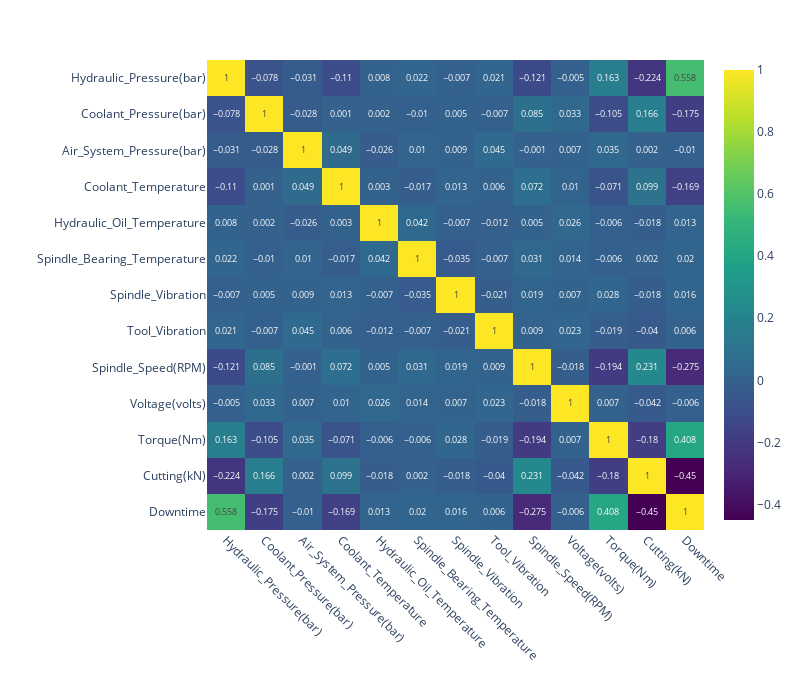

The cell this chart's notebook holds for it:
### Markdown cell above
The line graph demonstrated the fixed nature of the numerical features - none out of the 12 features have a strong fluctuation over time. This can imply that datetime does not directly affect the characteristics of the machines, leading to not affecting the machine downtime. Therefore, we decided to not consider 'Date' as a feature, in order to simplify the Machine Learning process.

### Code cell
numerical_corr = pd.concat([df[numerical], df['Downtime']], axis=1)
corr_num = numerical_corr.corr().round(3)
fig = px.imshow(
    corr_num,
    text_auto=True,    
    color_continuous_scale='Viridis',  
    aspect="auto",        
)

# Update layout for better readability
fig.update_layout(
    width=800,
    height=700,
    xaxis_title="",
    yaxis_title="",
    xaxis_tickangle=45,    
    font=dict(size=12))

### Figure 1 — Plotly figure (JSON) as saved in the notebook; plotly's stock layout.template omitted (floating-point values rounded to 4 significant figures; data arrays with more than 128 entries replaced by an {"elided": "..."} marker saying what was removed)
{"data": [{"coloraxis": "coloraxis", "hovertemplate": "x: %{x}<br>y: %{y}<br>color: %{z}<extra></extra>", "name": "0", "texttemplate": "%{z}", "type": "heatmap", "x": ["Hydraulic_Pressure(bar)", "Coolant_Pressure(bar)", "Air_System_Pressure(bar)", "Coolant_Temperature", "Hydraulic_Oil_Temperature", "Spindle_Bearing_Temperature", "Spindle_Vibration", "Tool_Vibration", "Spindle_Speed(RPM)", "Voltage(volts)", "Torque(Nm)", "Cutting(kN)", "Downtime"], "xaxis": "x", "y": ["Hydraulic_Pressure(bar)", "Coolant_Pressure(bar)", "Air_System_Pressure(bar)", "Coolant_Temperature", "Hydraulic_Oil_Temperature", "Spindle_Bearing_Temperature", "Spindle_Vibration", "Tool_Vibration", "Spindle_Speed(RPM)", "Voltage(volts)", "Torque(Nm)", "Cutting(kN)", "Downtime"], "yaxis": "y", "z": {"elided": "13x13 float values"}}], "layout": {"coloraxis": {"colorscale": [[0, "#440154"], [0.1111, "#482878"], [0.2222, "#3e4989"], [0.3333, "#31688e"], [0.4444, "#26828e"], [0.5556, "#1f9e89"], [0.6667, "#35b779"], [0.7778, "#6ece58"], [0.8889, "#b5de2b"], [1, "#fde725"]]}, "font": {"size": 12}, "height": 700, "margin": {"t": 60}, "width": 800, "xaxis": {"anchor": "y", "domain": [0, 1], "tickangle": 45, "title": {"text": ""}}, "yaxis": {"anchor": "x", "autorange": "reversed", "domain": [0, 1], "title": {"text": ""}}}}
